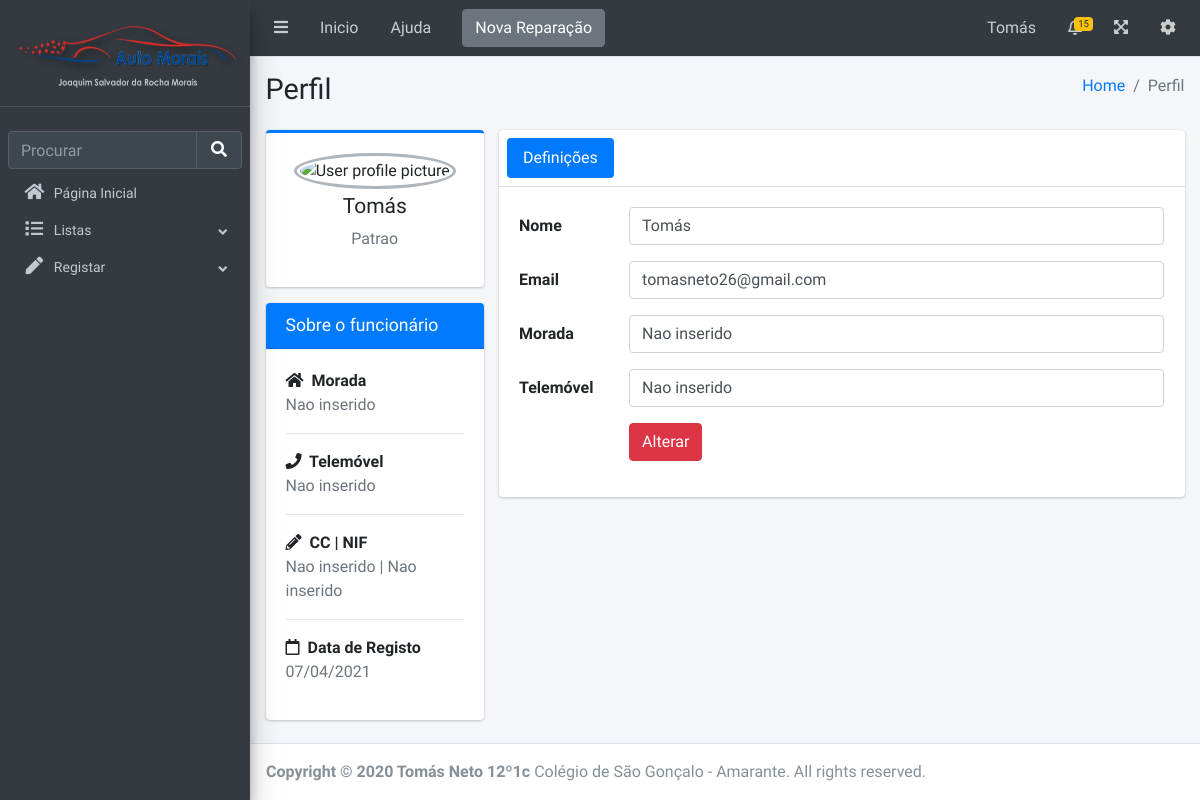
The page /admindashboard/func/1 (signed in) on the database as committed earlier.
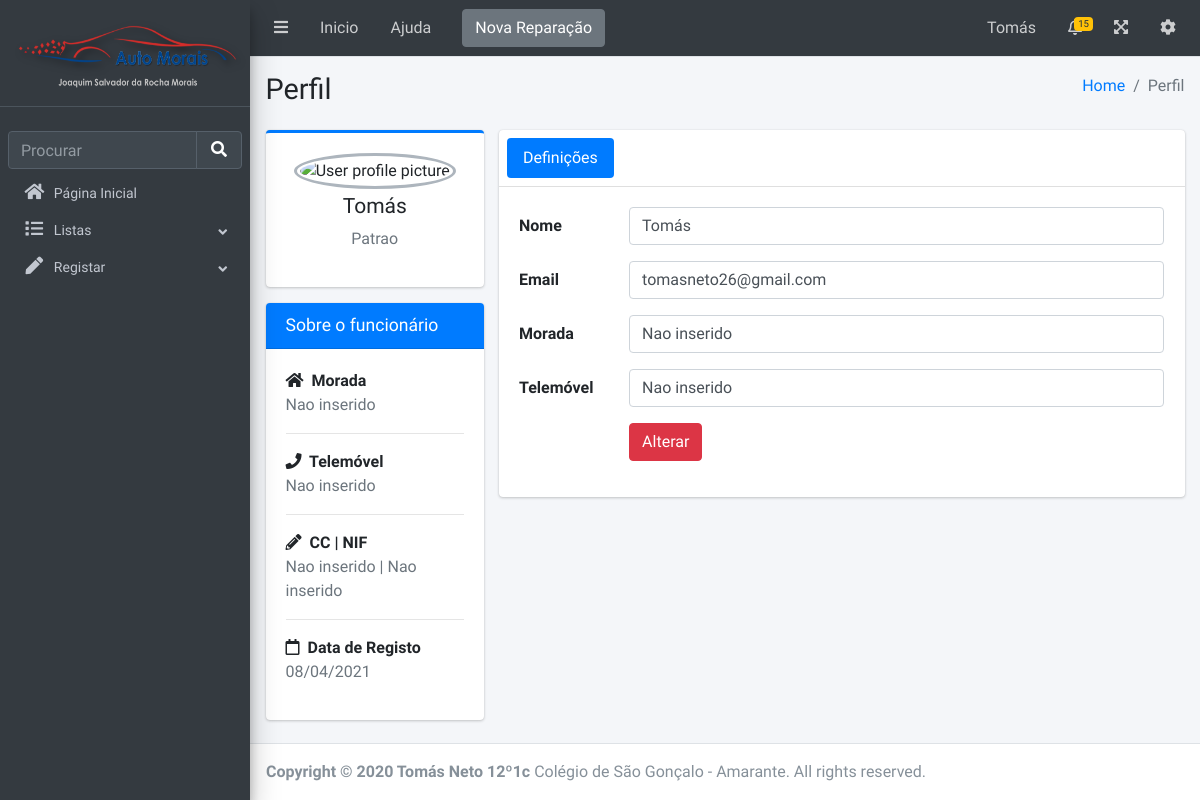
The same page on the database as committed later.
### app.py (models this page shows, shortened)
class users(UserMixin, db.Model):
	id = db.Column(db.Integer, primary_key = True)
	nome = db.Column(db.String(100), nullable = False)
	morada = db.Column(db.String(500), nullable = False, default = "Nao inserido")
	cc = db.Column(db.String(10), nullable = False, default = "Nao inserido", unique=True)
	cargo = db.Column(db.String(20), nullable=False, default = "Patrao")
	nif = db.Column(db.String(20), nullable = False, default = "Nao inserido", unique=True)
	telefone = db.Column(db.Integer, nullable = False, default = "Nao inserido", unique=True)
	email = db.Column(db.String(100), nullable = False, default ="Nao inserido", unique=True)
	password = db.Column(db.String(100), nullable = False, default ="ola")
	data_registo = db.Column(db.String(20), nullable =False, default = today.strftime("%d/%m/%Y") )

### app.py (the view)
@app.route("/admindashboard/func/<id>")
@login_required
def funcprofile(id):
	func = users.query.filter(users.id == id).first()
	if func:
		return render_template("Software/pages/examples/funcprofile.html", func = func)
	else:
		return render_template("Software/pages/examples/404.html")

### app.py (called while the page is built)
@login_manager.user_loader
def load_user(user_id):
	return users.query.get(int(user_id))

### templates/Software/pages/examples/funcprofile.html (shortened to what the changed rows need)
{%extends 'Software/adminBase.html'%}
{%block body%}
    <section class="content-header">
      <div class="container-fluid">
        <div class="row mb-2">
          <div class="col-sm-6">
            <h1>Perfil</h1>
          </div>
        </div>
      </div>
    </section>
    <section class="content">
      <div class="container-fluid">
        <div class="row">
          <div class="col-md-3">
            <div class="card card-primary card-outline">
              <div class="card-body box-profile">
                <div class="text-center">
                  <img class="profile-user-img img-fluid img-circle"
                       src="{{url_for('static', filename='Software/dist/img/user4-128x128.jpg') }}"
                       alt="User profile picture">
                </div>
                <h3 class="profile-username text-center">{{func.nome}}</h3>
                <p class="text-muted text-center">{{func.cargo}}</p>
              </div>
            </div>
            <div class="card card-primary">
              <div class="card-body">
                <strong><i class="fas fa-home mr-1"></i> Morada</strong>
                <p class="text-muted">
                  {{func.morada}}
                </p>
                <hr>
                <strong><i class="fas fa-phone mr-1"></i> Telemóvel</strong>
                <p class="text-muted">{{func.telefone}}</p>
                <hr>
                <strong><i class="fas fa-pencil-alt mr-1"></i> CC | NIF</strong>
                <p class="text-muted">
                  <span class="tag tag-danger">{{func.cc}}</span>
                  |
                  <span class="tag tag-success">{{func.nif}}</span>
                </p>
                <hr>
                <strong><i class="far fa-calendar mr-1"></i> Data de Registo</strong>
                <p class="text-muted">{{func.data_registo}}</p>
              </div>
            </div>
          </div>
          <div class="col-md-9">
            <div class="card">
              <div class="card-body">
                <div class="tab-content">
                  <div class="tab-pane active" id="activity">
                    <form action="#" method="POST" class="form-horizontal">
                      <div class="form-group row">
                        <div class="col-sm-10">
                          <input type="text" class="form-control" id="inputName" value="{{func.nome}}" {% if current_user.cargo != 'Patrao'%} disabled {%endif%}>
                        </div>
                      </div>
                      <div class="form-group row">
                        <div class="col-sm-10">
                          <input type="email" class="form-control" id="inputEmail" value="{{func.email}}" {% if current_user.cargo != 'Patrao'%} disabled {%endif%}>
                        </div>
                      </div>
                      <div class="form-group row">
                        <div class="col-sm-10">
                          <input type="text" class="form-control" id="inputName2" value="{{func.morada}}" {% if current_user.cargo != 'Patrao'%} disabled {%endif%}>
                        </div>
                      </div>
                      <div class="form-group row">
                        <div class="col-sm-10">
                          <input type="text" class="form-control" id="inputName2" value="{{func.telefone}}" {% if current_user.cargo != 'Patrao'%} disabled {%endif%}>
                        </div>
                      </div>
                    </form>
                  </div>
                </div>
              </div>
            </div>
          </div>
        </div>
      </div>
    </section>
  {%endblock%}

### templates/Software/adminBase.html (shortened to what the changed rows need)
<!DOCTYPE html>
<html lang="en">
<head>
    <link rel="stylesheet" href="{{url_for('static', filename='Software/plugins/fontawesome-free/css/all.min.css') }}">
    <link rel="stylesheet" href="{{url_for('static', filename='Software/plugins/toastr/toastr.min.css') }}">
    <link rel="stylesheet" href="{{url_for('static', filename='Software/plugins/fontawesome-free/css/all.min.css') }}">
    <link rel="stylesheet" href="https://code.ionicframework.com/ionicons/2.0.1/css/ionicons.min.css">
    <link rel="stylesheet" href="{{url_for('static', filename='Software/plugins/tempusdominus-bootstrap-4/css/tempusdominus-bootstrap-4.min.css') }}">
    <link rel="stylesheet" href="{{url_for('static', filename='Software/plugins/icheck-bootstrap/icheck-bootstrap.min.css') }}">
    <link rel="stylesheet" href="{{url_for('static', filename='Software/plugins/jqvmap/jqvmap.min.css') }}">
    <link rel="stylesheet" href="{{url_for('static', filename='Software/dist/css/adminlte.min.css') }}">
    <link rel="stylesheet" href="{{url_for('static', filename='Software/plugins/overlayScrollbars/css/OverlayScrollbars.min.css') }}">
    <link rel="stylesheet" href="{{url_for('static', filename='Software/plugins/daterangepicker/daterangepicker.css') }}">
    <link rel="stylesheet" href="{{url_for('static', filename='Software/plugins/summernote/summernote-bs4.min.css') }}">
    <link rel="stylesheet" href="{{url_for('static', filename='Software/plugins/daterangepicker/daterangepicker.css') }}">
    <link rel="stylesheet" href="{{url_for('static', filename='Software/plugins/icheck-bootstrap/icheck-bootstrap.min.css') }}">
    <link rel="stylesheet" href="{{url_for('static', filename='Software/plugins/bootstrap-colorpicker/css/bootstrap-colorpicker.min.css') }}">
    <link rel="stylesheet" href="{{url_for('static', filename='Software/plugins/select2/css/select2.min.css') }}">
    <link rel="stylesheet" href="{{url_for('static', filename='Software/plugins/select2-bootstrap4-theme/select2-bootstrap4.min.css') }}">
    <link rel="stylesheet" href="{{url_for('static', filename='Software/plugins/bootstrap4-duallistbox/bootstrap-duallistbox.min.css') }}">
    <link rel="stylesheet" href="{{url_for('static', filename='Software/plugins/bootstrap4-duallistbox/bootstrap-duallistbox.min.css') }}">
    <link rel="stylesheet" href="{{url_for('static', filename='Software/plugins/bs-stepper/css/bs-stepper.min.css') }}">
    <link rel="stylesheet" href="{{url_for('static', filename='Software/dist/css/adminlte.min.css') }}">
    <link rel="stylesheet" href="{{url_for('static', filename='Software/plugins/datatables-bs4/css/dataTables.bootstrap4.min.css') }}">
    <link rel="stylesheet" href="{{url_for('static', filename='Software/plugins/datatables-responsive/css/responsive.bootstrap4.min.css') }}">
    <link rel="stylesheet" href="{{url_for('static', filename='Software/plugins/datatables-buttons/css/buttons.bootstrap4.min.css') }}">
</head>
<body class="hold-transition sidebar-mini layout-fixed">
    <div class="wrapper">
        <nav class="main-header navbar navbar-expand navbar-dark ">
            <ul class="navbar-nav ml-auto">
                <li class="nav-item d-none d-sm-inline-block">
                    <a href="/admindashboard/profile" class="nav-link">{{current_user.nome}}</a>
                </li>
            </ul>
        </nav>
        <div class="content-wrapper">
            {%block body%} {%endblock%}
        </div>
    </div>
</body>
</html>

Rows that differ between the two databases and show on the page:
changed users "Tomás": data_registo "07/04/2021" → "08/04/2021"
